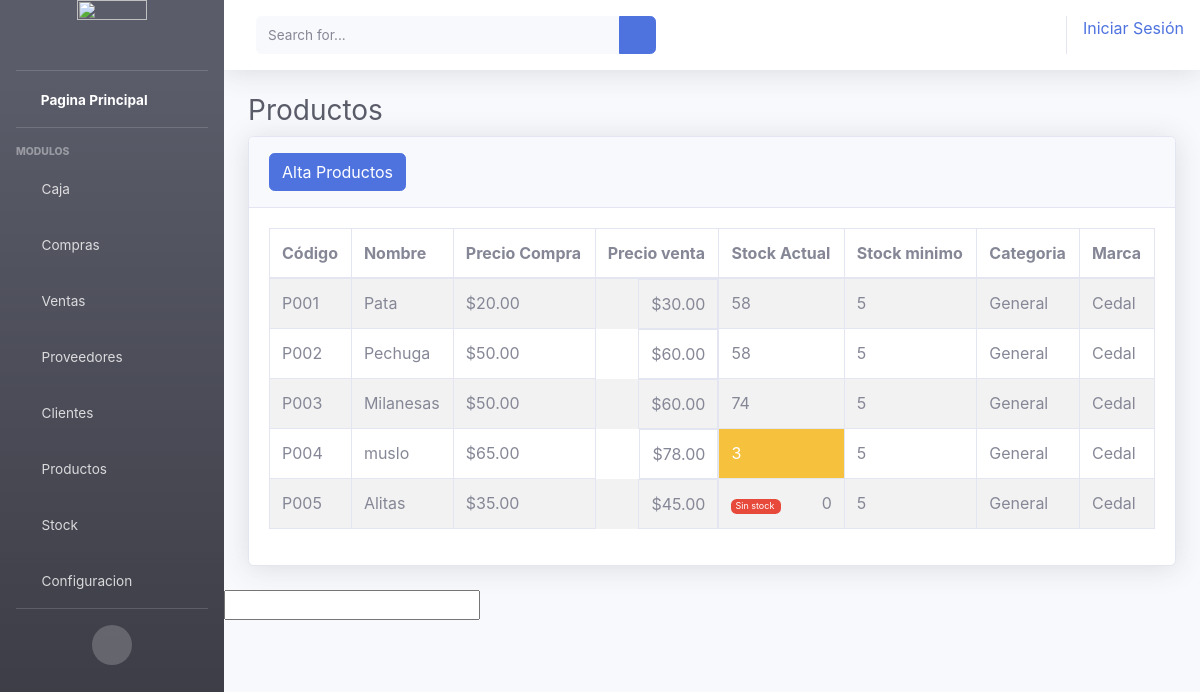
/productos/, run on the app's committed database.
### producto/models.py (models this page shows, shortened)
class Producto(models.Model):
    codigo = models.CharField(max_length=10)
    nombre = models.CharField(max_length=50)
    precio_compra = models.DecimalField(max_digits=8, decimal_places=2, null=True)
    precio_venta = models.DecimalField(max_digits=8, decimal_places=2, null=True)
    stock = models.IntegerField()
    stock_min = models.IntegerField()
    categoria = models.ForeignKey(Categoria, on_delete=models.PROTECT)
    marca = models.ForeignKey(Marca, on_delete=models.PROTECT)

class Categoria(models.Model):
    descripcion = models.CharField(max_length=50)
    def __str__(self):
        return self.descripcion

class Marca(models.Model):
    descripcion = models.CharField(max_length=50)
    def __str__(self):
        return self.descripcion

### producto/views.py (the view)
# urls.py: path('', index, name='caja'),
def index(request):
    producto = Producto.objects.all()
    data = {
        "productos": producto
    }
    return render(request, 'producto/producto.html', data)

### cedal/templates/producto/producto.html (shortened to what this page needs)
{% extends 'Header/header.html' %}
{% load static %}
{% block content %}
<div class="container-fluid">
    <h1 class="h3 mb-2 text-gray-800">Productos</h1>
    <div class="card shadow mb-4">
        <div class="card-header py-3">
            <a href="{% url 'altaProducto' %}" class="btn btn-primary">Alta Productos</a>
        </div>
        <div class="card-body">
            <div class="table-responsive">
                <table class="table table-bordered table-striped table-hover" id="tablaProducto" width="100%" cellspacing="0">
                    <thead>
                        <tr>
                            <th>Código</th>
                            <th>Nombre</th>
                            <th>Precio Compra</th>
                            <th>Precio venta</th>
                            <th>Stock Actual</th>
                            <th>Stock minimo</th>
                            <th>Categoria</th>
                            <th>Marca</th>
                        </tr>
                    </thead>
                    <tbody>
                       {% for p in productos %}
                       <tr>
                        <td>{{p.codigo}}</td>
                        <td>{{p.nombre}}</td>
                        <td> ${{p.precio_compra}}</td>
                        <td class="float-right">${{p.precio_venta}}</td>
                        {% if p.stock < p.stock_min and p.stock > 0 %}
                        <td class="bg-warning text-white">{{p.stock}}</td>
                        {% elif p.stock == 0 %}
                        <td>
                        <div style="width:50px; height:15px; font-size: 9px;" class="bg-danger pl-1 mt-2 opacity-5 float-left rounded text-white ">Sin stock</div>
                        <div class="text-right">{{p.stock}}</div>
                        </td>
                        {% else %}
                        <td>{{p.stock}}</td>
                        {% endif %}
                        <td>{{p.stock_min}}</td>
                        <td>{{p.categoria}}
                        </td>
                        <td>
                            {{p.marca}}
                        </td>
                    </tr>
                       {% endfor %}
                    </tbody>
                </table>
            </div>
        </div>
    </div>
</div>
<input type="text" name="" id="producto">
{% endblock %}

### data on the page
Producto: codigo "P001", nombre "Pata", precio_compra "20.00", precio_venta "30.00", stock "58", stock_min "5", categoria "General", marca "Cedal"
Producto: codigo "P002", nombre "Pechuga", precio_compra "50.00", precio_venta "60.00", stock "58", stock_min "5", categoria "General", marca "Cedal"
Producto: codigo "P003", nombre "Milanesas", precio_compra "50.00", precio_venta "60.00", stock "74", stock_min "5", categoria "General", marca "Cedal"
Producto: codigo "P004", nombre "muslo", precio_compra "65.00", precio_venta "78.00", stock "3", stock_min "5", categoria "General", marca "Cedal"
Producto: codigo "P005", nombre "Alitas", precio_compra "35.00", precio_venta "45.00", stock "0", stock_min "5", categoria "General", marca "Cedal"
